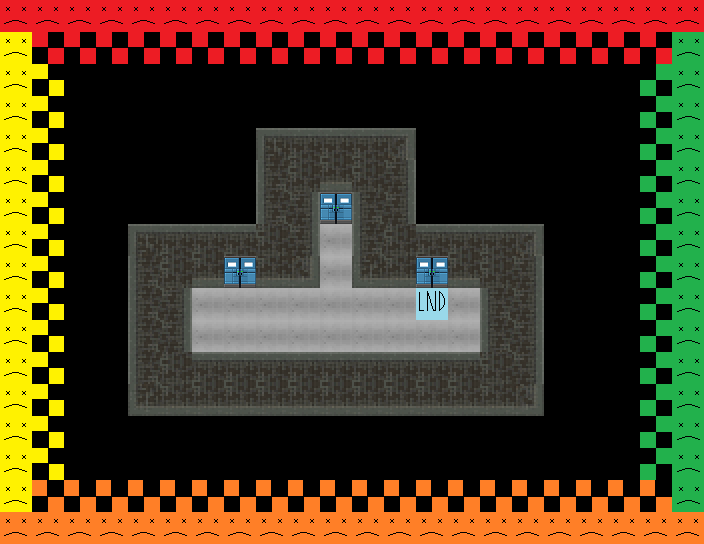

Rendered tile map (Tiled .tmx) drawn with the repository's tilesets; below, a short description and the map source with its tile grids summarised:
An orthogonal 22x17 tile map with 32x32 px tiles, 2 tile layers (Tile Layer 1, Tile Layer 2), 2 tilesets.

<map version="1.0" tiledversion="1.0.2" orientation="orthogonal" renderorder="right-down" width="22" height="17" tilewidth="32" tileheight="32" nextobjectid="1">
 <tileset firstgid="1" source="Tileset1.tsx" />
 <tileset firstgid="201" source="MetaTile.tsx" />
 <layer name="Tile Layer 1" width="22" height="17">
  <data>[374 cells, 374 non-empty, 12 distinct tile ids]</data>
 </layer>
 <layer name="Tile Layer 2" width="22" height="17">
  <data>[374 cells, 141 non-empty, 9 distinct tile ids]</data>
 </layer>
</map>